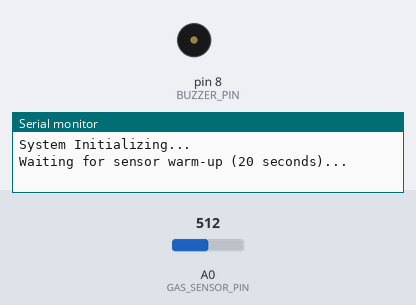
Simulated run of this sketch. Board: Arduino Uno, built with avr-gcc and run on an emulated ATmega328P. On the bench: buzzer (waves = sounding, pin HIGH), the last lines printed to the serial monitor. Inputs (shaded band) come from the test bench; at power-on: A0 (GAS_SENSOR_PIN) = 512. The modem accepts every AT command (registered, SIM ready, sends succeed) and sends nothing else.

Above: at 0.1 s.
At 20.1 s:
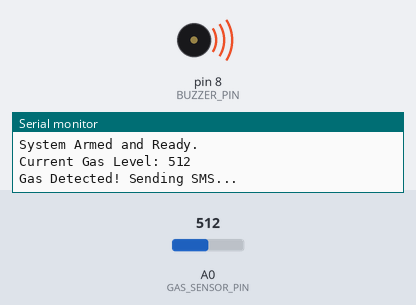
Timing chart, 0 to 21.6 s (numbered marks = the images above):
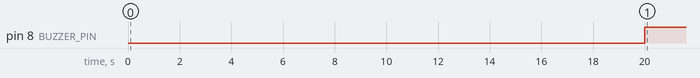

The sketch:

GasLeakageSystem.ino
```cpp
#include <SoftwareSerial.h>

// --- Configuration ---
const int GAS_SENSOR_PIN = A0;  // Connect MQ-2/MQ-6 Analog output here
const int BUZZER_PIN = 8;       // Connect Buzzer Positive pin here
const int GSM_RX_PIN = 9;       // Connect to GSM Module TX
const int GSM_TX_PIN = 10;      // Connect to GSM Module RX

// GSM Module Object
SoftwareSerial gsmSerial(GSM_RX_PIN, GSM_TX_PIN);

// --- Calibration ---
// Gas presence usually spikes above 400-500.
// ADJUST THIS VALUE based on your specific sensor testing.
const int GAS_THRESHOLD = 400;

// --- Mobile Number ---
// REPLACE THIS with your actual mobile number including country code
const String MOBILE_NUMBER = "+919999999999";
const String ROOM_NAME = "Kitchen - Main Valve";

boolean isGasDetected = false; // Prevents spamming SMS loops

void setup() {
  // Initialize Serial Monitor for debugging on PC
  Serial.begin(9600);
  Serial.println("System Initializing...");

  // Initialize GSM Serial communication
  gsmSerial.begin(9600);

  // Pin Setup
  pinMode(GAS_SENSOR_PIN, INPUT);
  pinMode(BUZZER_PIN, OUTPUT);
  digitalWrite(BUZZER_PIN, LOW); // Ensure buzzer is off initially

  Serial.println("Waiting for sensor warm-up (20 seconds)...");
  delay(20000); // Give MQ sensor time to heat up and stabilize
  Serial.println("System Armed and Ready.");
}

void loop() {
  // 1. Read Gas Level
  int gasLevel = analogRead(GAS_SENSOR_PIN);

  // Debugging: Print level to Serial Monitor so you can calibrate
  Serial.print("Current Gas Level: ");
  Serial.println(gasLevel);

  // 2. Check against Threshold
  if (gasLevel > GAS_THRESHOLD) {

    // Activate Alarm
    digitalWrite(BUZZER_PIN, HIGH);

    // Check if we have already sent the SMS for this specific leak event
    if (isGasDetected == false) {
      Serial.println("Gas Detected! Sending SMS...");
      sendSMS(gasLevel);
      isGasDetected = true; // Set flag so we don't send 100 SMS messages in a row
    }

  } else {
    // Gas levels are normal
    digitalWrite(BUZZER_PIN, LOW);

    // Reset the flag. This allows the system to send a NEW SMS
    // if gas is cleared and then leaks again later.
    isGasDetected = false;
  }

  delay(1000); // Wait 1 second before next reading
}

void sendSMS(int level) {
  // Set GSM module to Text Mode
  gsmSerial.println("AT+CMGF=1");
  delay(1000);

  // Specify the destination number
  gsmSerial.print("AT+CMGS=\"");
  gsmSerial.print(MOBILE_NUMBER);
  gsmSerial.println("\"");
  delay(1000);

  // The Content of the SMS
  gsmSerial.print("ALERT: Gas Leakage Detected!");
  gsmSerial.print("\nLocation: ");
  gsmSerial.print(ROOM_NAME);
  gsmSerial.print("\nSensor Level: ");
  gsmSerial.print(level);
  gsmSerial.print("\nPlease take immediate action.");

  // End command with CTRL+Z (ASCII code 26) to send
  delay(100);
  gsmSerial.println((char)26);

  delay(5000); // Wait for message to send
  Serial.println("SMS Sent.");
}
```

Measured:
- by itself, pin 8 (BUZZER_PIN): LOW → HIGH at 20.0 s
